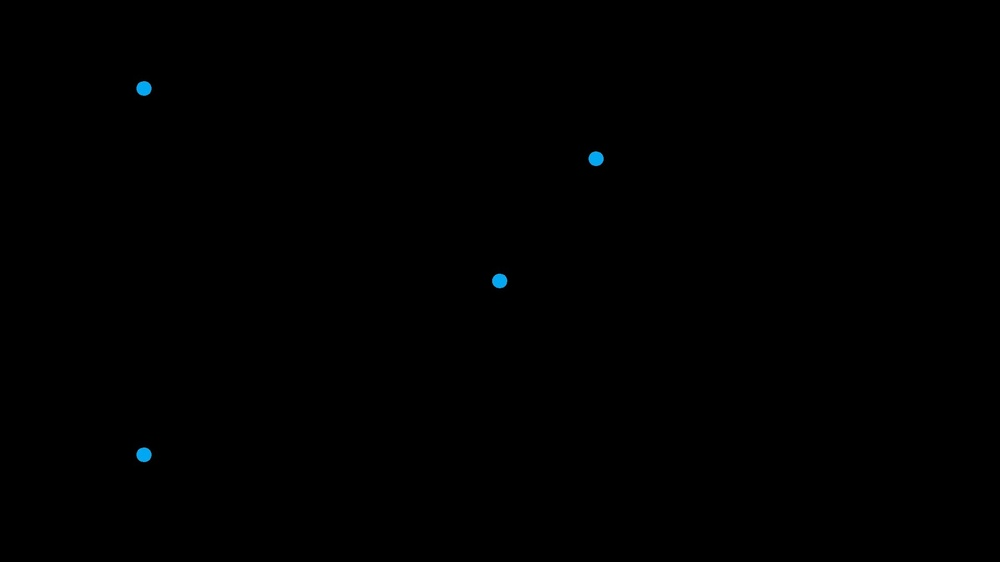
#> input picture test_pictures/multidots_black.jpg, 1000 x 562 px, shrunk from 1920 x 1080 before the run, found by its file name
$ python cc.py
#> lines starting #> are read from the running program, lines starting #| are printed output that depends on the picture; after the words box and inside, x2 and y2 are one past the last pixel; in counts of white or black regions, pixels touching at a corner belong together
import numpy as np
import cv2 as cv

img_c = cv.imread("test_pictures/multidots_black.jpg")
#> img_c is the input picture: shape (562, 1000, 3); mean B, G, R 0.3, 0.2, 0
img = cv.imread("test_pictures/multidots_black.jpg", 0)
#> img: shape (562, 1000); min 0, max 144, mean 0.2
height, width = img.shape
#> height = 562; width = 1000
print(img.shape)
#| (562, 1000)
img = cv.threshold(img, 20, 255, cv.THRESH_BINARY)[1]
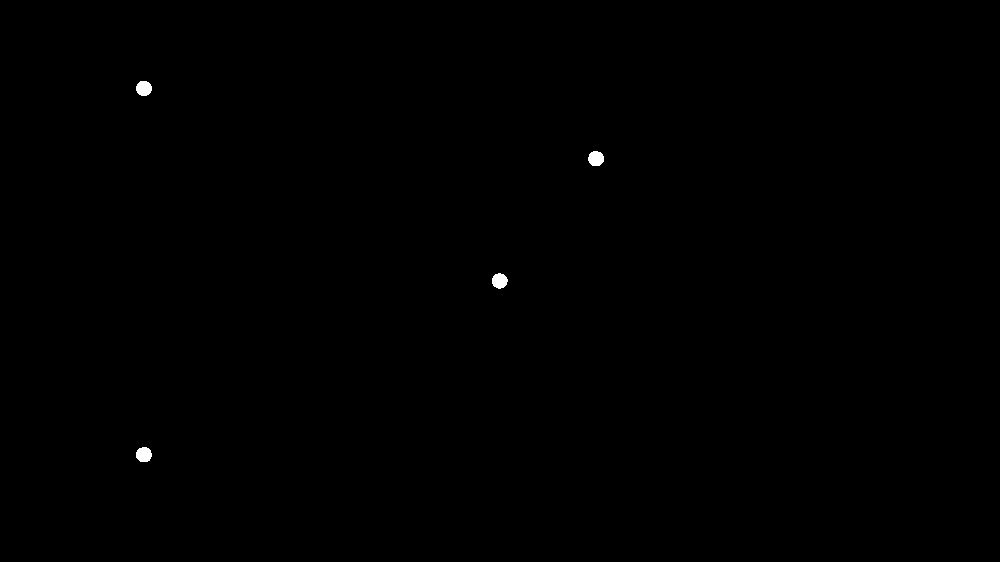
#> img: shape (562, 1000); 0.14% white; 4 white regions, box (x1, y1, x2, y2) and area: (136, 447, 152, 462) 194, (136, 81, 152, 96) 193, (588, 151, 604, 166) 193, (492, 273, 508, 289) 192

output = cv.connectedComponentsWithStats(img, 4, cv.CV_32S)
num_labels = output[0]
#> num_labels = 5
labels = output[1]
#> labels: shape (562, 1000) int32; 5 distinct labels, from 0 to 4
stats = output[2]
#> stats = [[0, 0, 1000, 562, 561228], [136, 81, 16, 15, 193], [588, 151, 16, 15, 193], [492, 273, 16, 16, 192], [136, 447, 16, 15, 194]]
centroids = output[3]
#> centroids = [[499.7, 280.5], [143.5, 87.96], [595.6, 158.1], [499.2, 280.5], [143.5, 454.2]]

centroids = np.uint16(np.around(centroids))
#> centroids = [[500, 281], [143, 88], [596, 158], [499, 280], [143, 454]]

for i in range(1, num_labels):
	center = (centroids[i][0], centroids[i][1])
	# cv.circle(img_c, center, 25, (255,0,0), 2)
	cv.putText(img_c, str(i), center, cv.FONT_HERSHEY_PLAIN, 5.0, (0, 0, 255), 2)
#> this loop made 4 passes
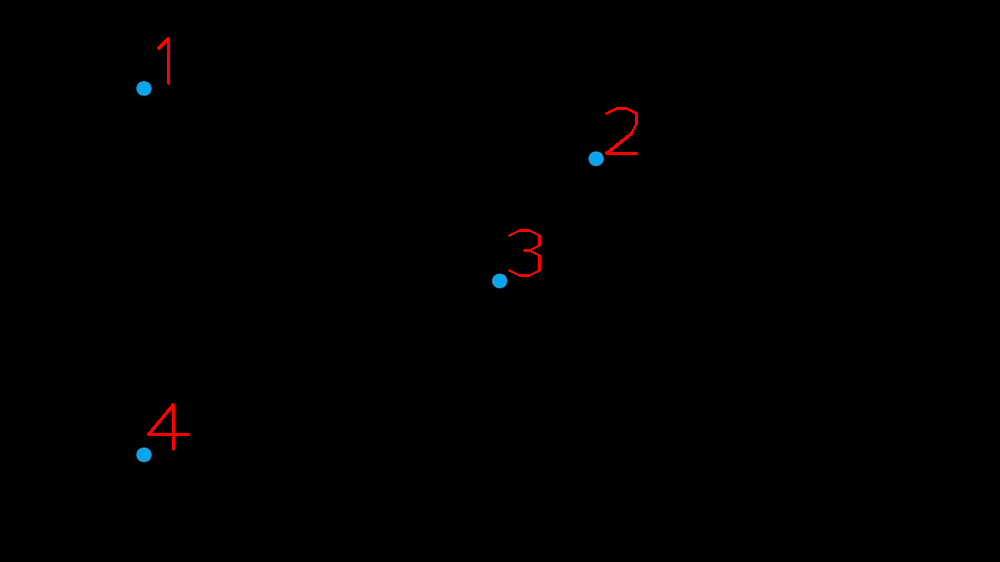
#> img_c: shape (562, 1000, 3); 0.21% of pixels changed, all inside (x1, y1, x2, y2) = (147, 37, 638, 451)

cv.namedWindow('test', cv.WINDOW_NORMAL)
cv.imshow('test',img_c)

cv.waitKey(0)
cv.destroyAllWindows()
